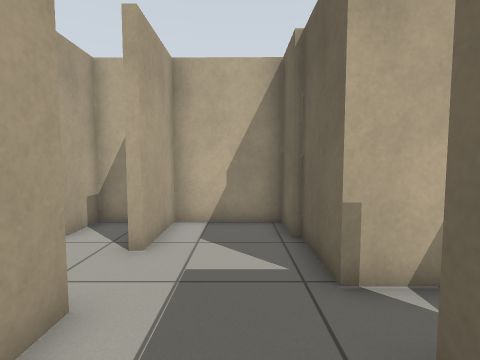
View 1 (above)

16 first-person views from a walk through a world built for the Gazebo simulator. The camera is 0.94 m above the floor, tilts 4° down and sees 85° across. The floor is counted in squares, 0.5 m on a side. Each view is taken from the middle of a square. On the plan, view 1 faces up. The plan holds only what a view shows up to about 15 squares ahead; the rest is blank. The place goes on beyond the plan.

View 2
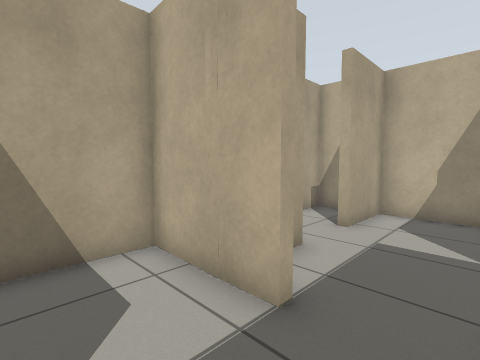

View 3
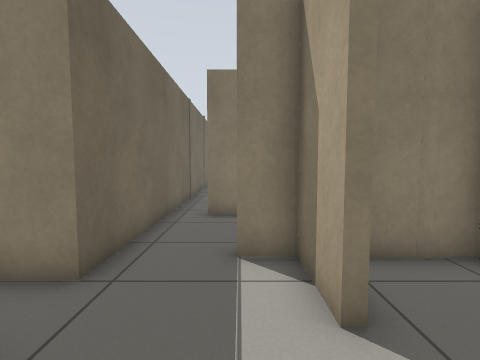

View 4
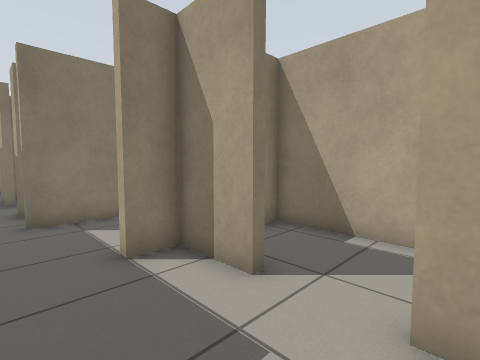

View 5
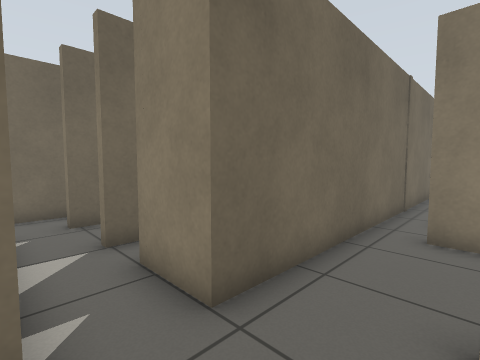

View 6
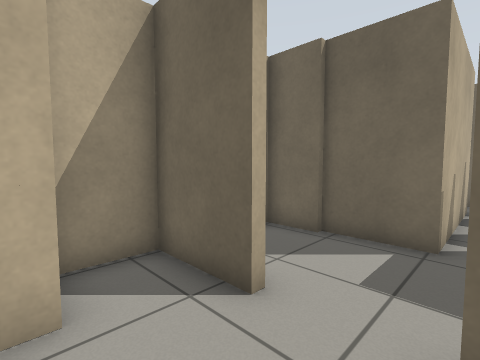

View 7
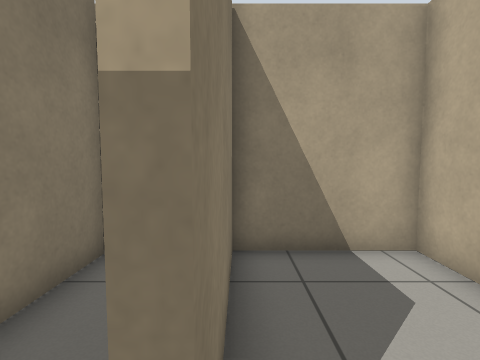

View 8
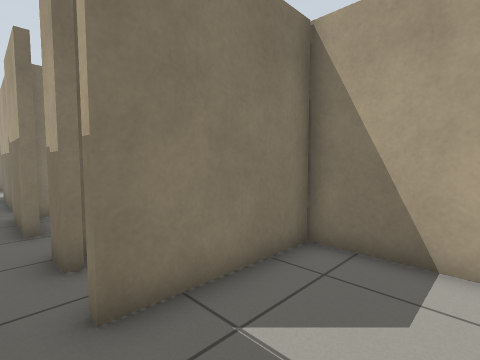

View 9
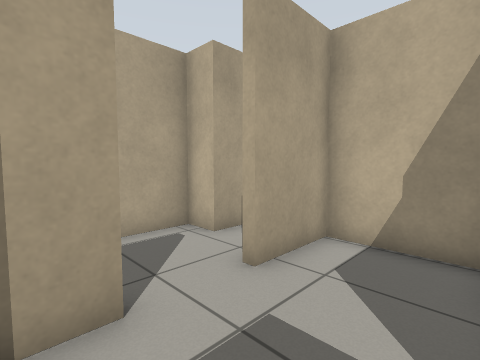

View 10
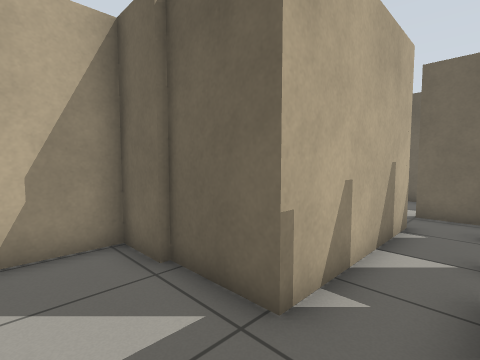

View 11
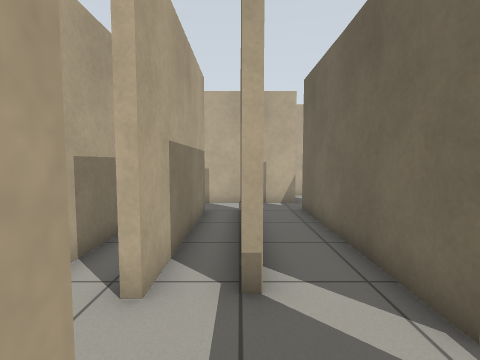

View 12
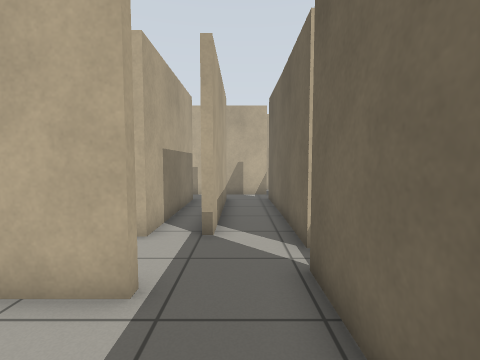

View 13
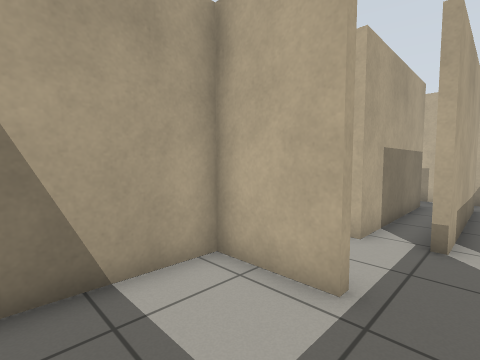

View 14
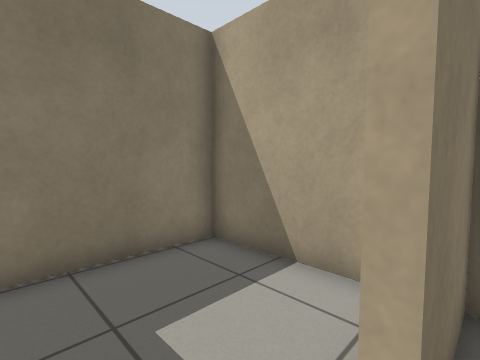

View 15
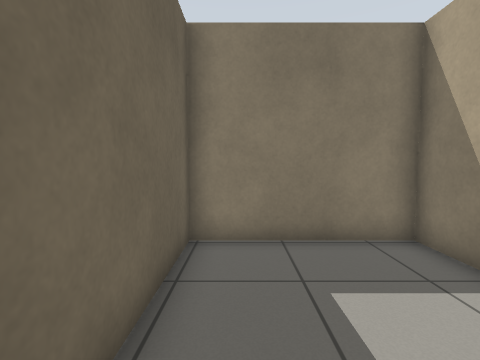

View 16
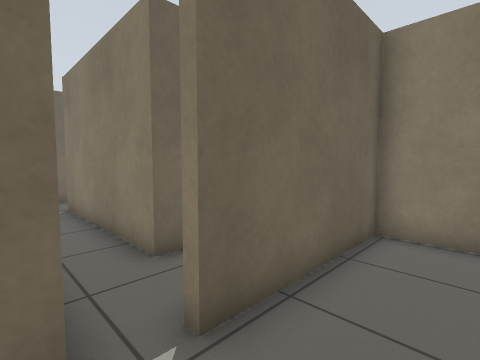

### Floor plan
Points are (right, up) in squares from view 1. A wall is a line through its corners. A room is listed if a view was taken in it or the views show most of it. See-through windows are left out.
Room 1 (views 1, 2, 3, 4, 5, 7, 8, 9, 10)
walls: (-0.9, 0.6) (-4.4, 0.7) (-4.4, -3.2) (0.2, -3.2); (-2.1, 3.2) (-2.1, 1) (-0.9, 1); (1.3, 6.4) (1.3, 8.1) (-2.1, 8.1) (-2.1, 5.4); (1.5, -3.4) (1.5, 2) (3.7, 2); (5.4, 3.8) (1.5, 3.8) (1.5, 6.5)
ways out: opening at (-2, 4.5) to room 2; opening at (5, 3) to room 3; opening at (1, -3)
Room 2 (view 6)
walls: (-2.3, 5.4) (-2.3, 8.1) (-4.4, 8.1) (-4.4, 6.4) (-5.6, 6.4) (-5.6, 1) (-3.5, 1)
ways out: opening at (-2, 4.5) to room 1
Room 3 (views 11, 14, 15, 16)
walls: (3.7, -4.4) (3.2, -4.4); (7.5, -5.5) (7.5, 2.3); (5.3, 2.1) (5.3, -4.5); (7.2, -8.6) (7.2, -6.6) (7.6, -6.6); (9.3, 1.9) (9.3, 4); (1.8, -7.2) (4.5, -7.2) (4.5, -7.5); (7.6, 3.8) (5.4, 3.8)
ways out: opening at (5, 3) to room 1; opening at (5.5, -7.5) to room 4; opening at (7.5, -6)
Room 4 (views 12, 13)
walls: (4.5, -7.5) (1.8, -7.5) (1.8, -12.1) (7.2, -12.1) (7.2, -8.6)
ways out: opening at (5.5, -7.5) to room 3

Positions as (right, up) in squares from view 1, and headings:
1: (0, 0), facing up
2: (1, -2), facing up-left
3: (-1, 6), facing down
4: (1, 6), facing down-left
5: (-1, 4), facing down-right
6: (-5, 3), facing up-right
7: (1, -3), facing left
8: (1, 0), facing down-left
9: (1, 2), facing up-left
10: (-1, 2), facing up-right
11: (5, -8), facing up
12: (6, -11), facing up
13: (6, -11), facing up-left
14: (6, -7), facing down-left
15: (6, -6), facing down
16: (5, -5), facing down-right
